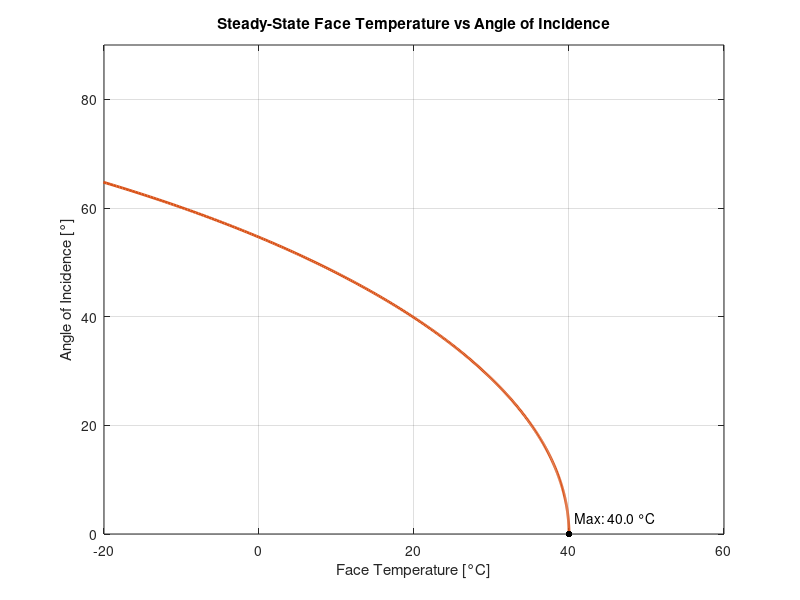

This figure's MATLAB source:
function plot_temp_vs_incidence(alpha_cell, eps_cell, irradiance)
    % PLOT_TEMP_VS_INCIDENCE Plots theoretical face temperature vs angle of incidence.
    % 
    % Inputs:
    %   alpha_cell - Solar absorptance (default 0.60)
    %   eps_cell   - IR emissivity (default 0.89)
    %   irradiance - Solar irradiance [W/m^2] (default 1367)

    if nargin < 1, alpha_cell = 0.60; end
    if nargin < 2, eps_cell = 0.89;   end
    if nargin < 3, irradiance = 1367; end

    % Stefan-Boltzmann constant [W/(m^2 K^4)]
    sigma = 5.670374419e-8; 

    % Angle of incidence [degrees]
    theta_deg = linspace(0, 90, 500);
    cosTheta  = cosd(theta_deg);

    % --- Conduction Correction ---
    % Determine the fraction of absorbed heat that conducts away into the 
    % spacecraft body to achieve exactly 40°C at normal incidence (0°).
    target_max_T = 40; % [°C]
    target_T_K = target_max_T + 273.15;
    
    % Minimum heat required to maintain 40°C via radiation alone
    Q_rad_req = eps_cell * sigma * target_T_K^4; 
    
    % Maximum heat absorbed at 0 degrees
    Q_in_max = alpha_cell * irradiance; 
    
    % The correction factor is the fraction of heat we keep (retained)
    f_retain = Q_rad_req / Q_in_max; 
    
    % Thermal balance: Q_in_retained = Q_out_rad
    % alpha * G * cos(theta) * f_retain = eps * sigma * T^4
    T_K = ( (alpha_cell .* irradiance .* cosTheta .* f_retain) ./ (sigma .* eps_cell) ).^0.25;
    T_cell = T_K - 273.15; % Convert to Celsius

    % Plotting
    figure('Name', 'Face Temperature vs Incidence Angle', 'NumberTitle', 'off');
    plot(T_cell, theta_deg, 'LineWidth', 2, 'Color', [0.8500 0.3250 0.0980]);
    
    % Axis limits and labels
    xlim([-20, 60]);
    ylim([0, 90]);
    
    xlabel('Face Temperature [°C]');
    ylabel('Angle of Incidence [°]');
    title('Steady-State Face Temperature vs Angle of Incidence');
    
    grid on;
    
    % Add a marker for max temperature (0 degrees incidence)
    hold on;
    max_T = T_cell(1);
    plot(max_T, 0, 'k.', 'MarkerSize', 15);
    text(max_T, 2, sprintf('  Max: %.1f °C', max_T), 'VerticalAlignment', 'bottom');
end
